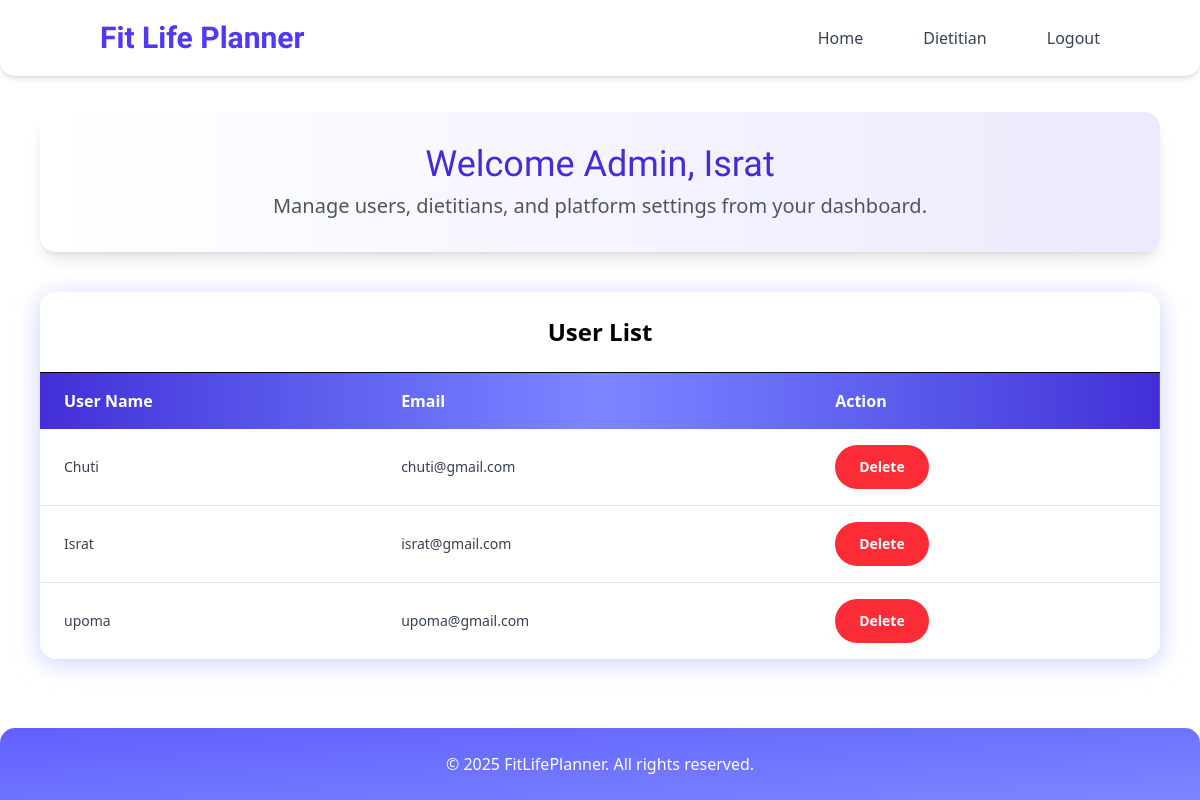
Screenshot of /user_list.php with the database file from the repository.
### tables this page shows
CREATE TABLE `users` (
  `id` int(11) NOT NULL,
  `name` varchar(150) NOT NULL,
  `email` varchar(150) NOT NULL,
  `password` varchar(255) NOT NULL,
  `role` enum('user','dietitian','admin') NOT NULL,
  `created_at` timestamp NOT NULL DEFAULT current_timestamp(),
  `gender` varchar(10) DEFAULT '',
  `height` int(11) DEFAULT NULL,
  `weight` int(11) DEFAULT NULL,
  `age` int(11) DEFAULT NULL,
  `goal_weight` int(11) DEFAULT NULL,
  `fitness_goal` varchar(50) DEFAULT ''
);

### user_list.php (the view, shortened to what this page needs)
<?php
require 'config.php';
$stmt = $pdo->query("SELECT id, name, email FROM users WHERE role = 'user'");
$users = $stmt->fetchAll(PDO::FETCH_ASSOC);
?>
<!DOCTYPE html>
<html lang="en">
<head>
<script src="https://cdn.jsdelivr.net/npm/@tailwindcss/browser@4"></script>
</head>
<body class="text-[#2c3e50] text-base overflow-x-hidden min-h-screen flex flex-col">
<nav class="w-full bg-white shadow-md fixed top-0 left-0 z-50 py-5 rounded-b-[15px]">
  <div class="w-full max-w-8xl px-5 flex flex-col items-start md:flex-row md:items-center justify-between">
    <div class="pl-20 text-3xl font-bold text-left text-indigo-600 flex-1" style="font-family: 'Dancing Script', cursive;">
      Fit Life Planner
    </div>
    <ul class="flex flex-col gap-5 w-full mt-2.5 text-gray-700 font-medium pr-0 md:flex-row md:space-x-10 md:pr-20 md:w-auto md:mt-0 justify-end">
      <li><a href="admin_dashboard.php" class="hover:text-indigo-600 transition">Home</a></li>
      <li><a href="dietitian_list.php" class="hover:text-indigo-600 transition">Dietitian</a></li>
      <li><a href="index.html" class="hover:text-indigo-600 transition">Logout</a></li>
    </ul>
  </div>
</nav>
<section class="pt-28 px-4 sm:px-10">
  <div class="bg-gradient-to-r from-white to-violet-100 text-indigo-700 rounded-2xl shadow-lg p-8 text-center">
    <h2 class="text-3xl md:text-4xl mb-2" style="font-family: 'Carter One', system-ui;">Welcome Admin, Israt</h2>
    <p class="text-gray-600 text-lg md:text-xl">Manage users, dietitians, and platform settings from your dashboard.</p>
  </div>
</section>
<main class="flex-grow">
<section class="mt-10 px-4 pb-10 sm:px-10">
  <div class="bg-white rounded-2xl drop-shadow-[0_4px_12px_rgba(165,180,252,0.6)] overflow-x-auto">
    <h3 class="text-2xl font-bold text-black text-center p-6 border-b">User List</h3>
    <table class="min-w-full text-left text-sm text-gray-700">
      <thead class="bg-gradient-to-r from-indigo-700 via-indigo-400 to-indigo-700 text-white text-base">
        <tr>
          <th class="px-6 py-4">User Name</th>
          <th class="px-6 py-4">Email</th>
          <th class="px-6 py-4">Action</th>
        </tr>
      </thead>
      <tbody class="divide-y divide-indigo-100">
        <?php foreach($users as $user): ?>
        <tr class="hover:bg-purple-50 transition">
          <td class="px-6 py-4 font-medium"><?= htmlspecialchars($user['name']) ?></td>
          <td class="px-6 py-4"><?= htmlspecialchars($user['email']) ?></td>
          <td class="px-6 py-4">
            <form method="POST" onsubmit="return confirm('Are you sure you want to delete this user?');">
              <button type="submit" class="text-white bg-red-500 px-6 py-3 rounded-full hover:text-indigo-700 hover:bg-white font-bold">
                Delete
              </button>
            </form>
          </td>
        </tr>
        <?php endforeach; ?>
      </tbody>
    </table>
  </div>
</section>
</main>
<footer class="bg-gradient-to-br from-indigo-500 to-indigo-400 text-white px-5 py-6 text-center rounded-t-[15px] shadow-md">
  <p>&copy; 2025 FitLifePlanner. All rights reserved.</p>
</footer>
</body>
</html>

### rows the page displays
users: name "Chuti", email "chuti@gmail.com"
users: name "Israt", email "israt@gmail.com"
users: name "upoma", email "upoma@gmail.com"
